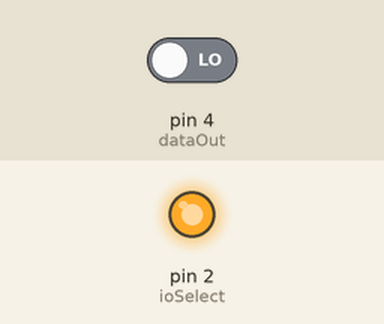
Simulated run of this sketch. Board: Arduino Uno, built with avr-gcc and run on an emulated ATmega328P. On the bench: output pins drawn as LEDs (lit = HIGH). Inputs (shaded band) come from the test bench; at power-on: pin 4 (dataOut) LOW. Pins used as bus, display or sensor lines are not drawn; what the sketch prints to the serial monitor is not drawn.

Above: at 1.2 s.
1.3 s: pin 4 (dataOut) driven HIGH
Timing chart, 0 to 4.3 s (numbered marks = the images above; inputs shaded):
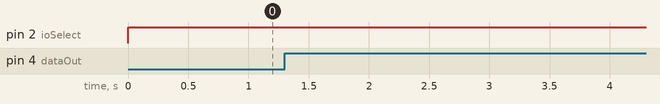

The sketch:

74HC166-multiple-input-shift-register.ino
```cpp
int ioSelect = 2;
int clockPulse = 3;
int dataOut = 4;

int j;
int value;

byte switchVar = 0;

void setup() {
  DDRD |= (1 << ioSelect) | (1 << clockPulse); // Set ioSelect and clockPulse as output
  DDRD &= ~(1 << dataOut);                     // Set dataOut as input
  Serial.begin(9600);
}

void loop() {
  byte dataIn = 0;
  PORTD &= ~((1 << ioSelect) | (1 << clockPulse)); // Clear ioSelect and clockPulse
  PORTD |= (1 << clockPulse);                      // Set clockPulse
  PORTD |= (1 << ioSelect);                        // Set ioSelect

  for (j = 0; j < 8; j++) {
    value = digitalRead(dataOut);                  // Read dataOut
    Serial.print("Button position ");
    Serial.print(j);
    Serial.print(" Button Value: ");
    Serial.println(value);

    if (value) {
      dataIn |= (1 << j);                          // Set the corresponding bit in dataIn
    }

    PORTD &= ~(1 << clockPulse);                   // Clear clockPulse
    PORTD |= (1 << clockPulse);                    // Set clockPulse
  }

  if (switchVar != dataIn) {
    switchVar = dataIn;
    Serial.print("dataIn DEC: ");
    Serial.println(dataIn, DEC);
    Serial.print("dataIn BIN: ");
    Serial.println(dataIn, BIN);
  }

  delay(500); // Adjust the delay as needed
}
```
